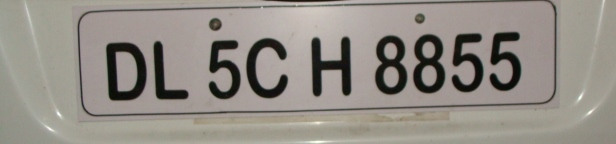
%> input picture Number_Plate_Extraction/Number_Plate_Extraction/3.jpeg, 616 x 144 px
$ octave --eval "numberPlateExtraction;"   (GNU Octave 9; MATLAB toolbox functions it lacks are replaced by stand-ins)
%> lines starting %> are read from the running program, lines starting %| are printed output that depends on the picture; in (x1, y1, x2, y2) boxes, pixels count from 0 and x2, y2 are one past the last pixel; in counts of white or black regions, pixels touching at a corner belong together; the program's own positions count from 1
### Number_Plate_Extraction/Number_Plate_Extraction/controlling.m
function r=controlling(NR)
%CONTROLLING determine the array of indices of Bounding boxes of interest.
%   R=CONTROLLING(NR) outputs the row vector R containing the indices of
%   the bounding boxes of interest from the matrix NR. NR is the matrix of
%   order numberofregionsx4. Numberofregions are the total number of
%   regions extracted from the function regionprops with the property
%   'BoundingBox'. To ensure the order cat(1,...) function could be used.
%   The code for this function emphasize on obtaining the indices of
%   Bounding boxes whose width along the y-dimension is nearly same. If
%   the approach of y-width doesn't work then Bounding Boxes with nearly
%   same y-coordinates are obtained.

[Q,W]=hist(NR(:,4)); % Histogram of the y-dimension widths of all boxes.
ind=find(Q==10); % Find indices from Q corresponding to frequency '6'.
% Since the number plates of cars in Karachi have six characters so
% find(Q==6) is used. If the code is to be implemented for some other plates
% the argument to the function 'find' has to be changed accordingly.
% Q is a row vector of frequency and W is the row vector of all the mid
% points of bins. Hist automatically selects the range of W from its input
% argument.
for k=1:length(NR)            % Taking the advantage of uniqueness of y-co
    C_5(k)=NR(k,2) * NR(k,4); % ordinate and y-width.
end
NR2=cat(2,NR,C_5');           % Appending new coloumn in NR.
[E,R]=hist(NR2(:,5),20);
Y=find(E==10);                 % Searching for six characters.
if length(ind)==1 % If six boxes of interest are succesfully found record
    MP=W(ind);    %  the midpoint of corresponding bin.
    binsize=W(2)-W(1); % Calculate the container size.
    container=[MP-(binsize/2) MP+(binsize/2)]; % Calculating the complete container size.
    disp('1');
    r=takeboxes(NR,container,2);
elseif length(Y)==1
    disp("22");
    MP=R(Y);
    binsize=R(2)-R(1);
    container=[MP-(binsize/2) MP+(binsize/2)]; % Calculating the complete container size.
    r=takeboxes(NR2,container,2.5); % Call to function takeboxes.
elseif isempty(ind) || length(ind)>1 % If there is no vlaue of '6' in the Q vector.
    [A,B]=hist(NR(:,2),20); % Use y-coordinate approach only.
    ind2=find(A==10);
    if length(ind2)==1
        MP=B(ind2);
        binsize=B(2)-B(1);
        container=[MP-(binsize/2) MP+(binsize/2)]; % Calculating the complete container size.
        disp('2');
        r=takeboxes(NR,container,1);

    else
        container=guessthesix(A,B,(B(2)-B(1))); % Call of function guessthesix.
        disp(A)
        disp(B);
        if ~isempty(container) % If guessthesix works succesfully.
            disp('33');
            r=takeboxes(NR,container,1); % Call the function takeboxes.
        elseif isempty(container)
            container2=guessthesix(E,R,(R(2)-R(1)));
            if ~isempty(container2)
                disp('3');
                r=takeboxes(NR2,container2,2.5);
            else
                r=[]; % Otherwise assign an empty matrix to 'r'.
            end
        end
    end
end
end

### Number_Plate_Extraction/Number_Plate_Extraction/numberPlateExtraction.m
function numberPlateExtraction
%NUMBERPLATEEXTRACTION extracts the characters from the input number plate image.

f=imread('3.jpeg'); % Reading the number plate image.
%> f is the input picture: size 144x616x3 uint8; mean R, G, B 146.4, 141, 133.6
f=imresize(f,[400 NaN]); % Resizing the image keeping aspect ratio same.
%> f: size 400x1712x3 uint8
g=rgb2gray(f); % Converting the RGB (color) image to gray (intensity).
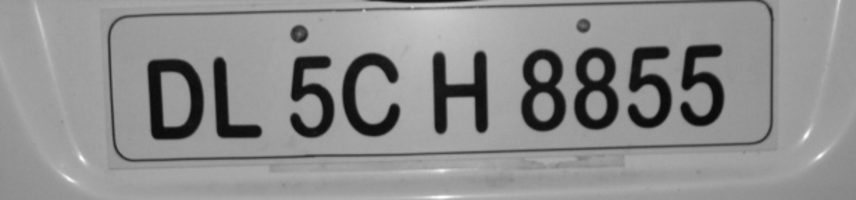
%> g: size 400x1712 uint8 (shown at 1/2 size); min 7, max 255, mean 141.8
g=medfilt2(g,[3 3]); % Median filtering to remove noise.
se=strel('disk',1); % Structural element (disk of radius 1) for morphological processing.
gi=imdilate(g,se); % Dilating the gray image with the structural element.
ge=imerode(g,se); % Eroding the gray image with structural element.
gdiff=imsubtract(gi,ge); % Morphological Gradient for edges enhancement.
gdiff=mat2gray(gdiff); % Converting the class to double.
%> gdiff: size 400x1712 double
gdiff=conv2(gdiff,[1 1;1 1]); % Convolution of the double image for brightening the edges.
%> gdiff: size 401x1713 double
gdiff=imadjust(gdiff,[0.5 0.7],[0 1],0.1); % Intensity scaling between the range 0 to 1.
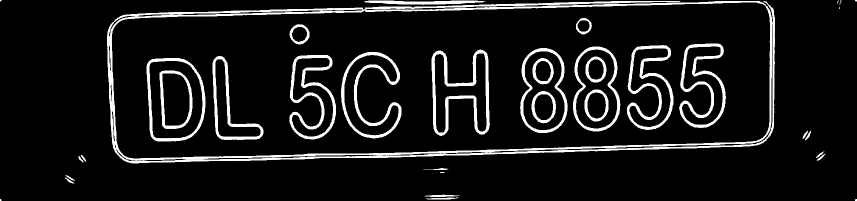
%> gdiff: size 401x1713 double (shown at 1/2 size); min 0, max 1, mean 0.0924
B=logical(gdiff); % Conversion of the class from double to binary.
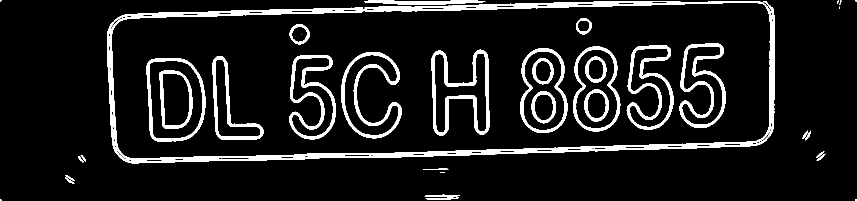
%> B: size 401x1713 logical (shown at 1/2 size); 9.5% white; 38 white regions (9 under 20 px), largest, box (x1, y1, x2, y2) and area: (214, 2, 1550, 327) 24398, (863, 99, 980, 272) 4747, (682, 104, 803, 277) 4197
% Eliminating the possible horizontal lines from the output image of regiongrow
% that could be edges of license plate.
er=imerode(B,strel('line',50,0));
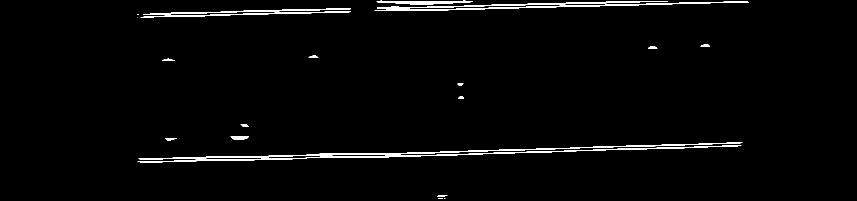
%> er: size 401x1713 logical (shown at 1/2 size); 1.9% white; 21 white regions (4 under 20 px), largest, box (x1, y1, x2, y2) and area: (277, 285, 1485, 320) 3112, (275, 291, 1483, 325) 3004, (749, 2, 1498, 22) 1972
out1=imsubtract(B,er);
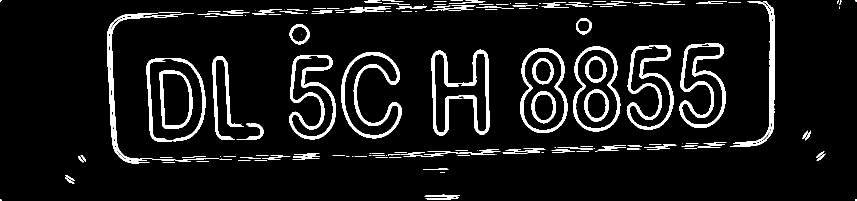
%> out1: size 401x1713 double (shown at 1/2 size); values 0 (black) and 1 (white), 7.5% white; 236 white regions (41 under 20 px), largest, box (x1, y1, x2, y2) and area: (863, 99, 980, 272) 4664, (682, 104, 803, 277) 4197, (1253, 90, 1347, 260) 4011
% Filling all the regions of the image.
F=imfill(out1,'holes');
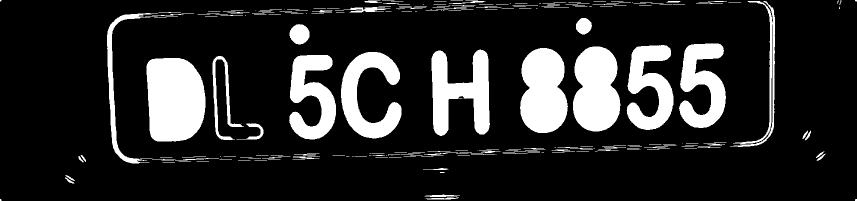
%> F: size 401x1713 double (shown at 1/2 size); values 0 (black) and 1 (white), 16.3% white; 230 white regions (40 under 20 px), largest, box (x1, y1, x2, y2) and area: (293, 116, 411, 283) 17007, (1040, 96, 1136, 266) 12895, (1146, 93, 1241, 263) 12845
% Thinning the image to ensure character isolation.
H=bwmorph(F,'thin',1);
%> H: size 401x1713 logical; 14.9% white; 230 white regions (41 under 20 px), largest, box (x1, y1, x2, y2) and area: (294, 117, 410, 282) 16543, (1041, 97, 1135, 265) 12478, (1147, 94, 1240, 262) 12428
H=imerode(H,strel('line',3,90));
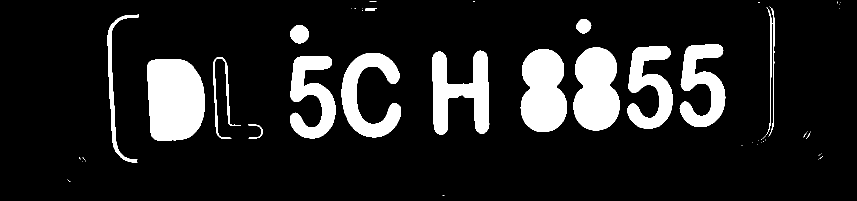
%> H: size 401x1713 logical (shown at 1/2 size); 13.4% white; 51 white regions (36 under 20 px), largest, box (x1, y1, x2, y2) and area: (294, 118, 410, 281) 16311, (1041, 98, 1134, 264) 12230, (1147, 95, 1240, 261) 12182
% Selecting all the regions that are of pixel area more than 100.
final=bwareaopen(H,100);
%> final: size 401x1713 logical; 13.4% white; 15 white regions
% final=bwlabel(final); % Uncomment to make compitable with the previous versions of MATLAB®
% Two properties 'BoundingBox' and binary 'Image' corresponding to these
% Bounding boxes are acquired.
Iprops=regionprops(final,'BoundingBox','Image');
%> Iprops = 15 regions; largest, box (x1, y1, x2, y2): (683, 106, 802, 275), (864, 101, 979, 270), (294, 118, 410, 281), (215, 29, 278, 325), (1041, 98, 1134, 264)
% Selecting all the bounding boxes in matrix of order numberofboxesX4;
NR=cat(1,Iprops.BoundingBox);
%> NR = 15 rows, first 8: [215.5 29.5 63 296; 294.5 118.5 116 163; 426.5 114.5 56 164; 496.5 249.5 30 28; 580.5 50.5 38 37; 580.5 112.5 91 165; 683.5 106.5 119 169; 730.5 16.5 23 6]
% Calling of controlling function.
r=controlling(NR); % Function 'controlling' outputs the array of indices of boxes required for extraction of characters.
%> in controlling, `[Q,W]=hist(NR(:,4));`: Q = [3 1 0 0 0 9 0 0 1 1]; W = [20.5 49.5 78.5 107.5 136.5 165.5 194.5 223.5 252.5 281.5]
%> in controlling, `ind=find(Q==10); % Find indices from Q corresponding to frequency '6'.`: ind = []
%> the loop in controlling, `for k=1:length(NR)` made 15 passes
%> after the loop in controlling, `for k=1:length(NR)`: C_5 = [8732 19315.5 18778 6986 1868.5 18562.5 17998.5 99 17153.5 16351 15853 1116.5 15355 14767.5 3755.5]
%> in controlling, `NR2=cat(2,NR,C_5');`: NR2 = 15 rows, first 8: [215.5 29.5 63 296 8732; 294.5 118.5 116 163 19315.5; 426.5 114.5 56 164 18778; 496.5 249.5 30 28 6986; 580.5 50.5 38 37 1868.5; 580.5 112.5 91 165 18562.5; 683.5 106.5 119 169 17998.5; 730.5 16.5 23 6 99]
%> in controlling, `[E,R]=hist(NR2(:,5),20);`: E = 20 values, max 3 at index 20, min 0 at index 3, mean 0.75; R = 20 values from 579.4 to 18835.1
%> in controlling, `Y=find(E==10);`: Y = []
%> in controlling, `[A,B]=hist(NR(:,2),20);`: A = 20 values, max 3 at index 7, min 0 at index 5, mean 0.75; B = 20 values from 20.38 to 243.6
%> in controlling, `ind2=find(A==10);`: ind2 = []
%> the run ends on the next line
if ~isempty(r) % If succesfully indices of desired boxes are achieved.
    I={Iprops.Image}; % Cell array of 'Image' (one of the properties of regionprops)
    noPlate=[]; % Initializing the variable of number plate string.
    for v=1:length(r)
        N=I{1,r(v)}; % Extracting the binary image corresponding to the indices in 'r'.
        letter=readLetter(N); % Reading the letter corresponding the binary image 'N'.
        while letter=='O' || letter=='0' % Since it wouldn't be easy to distinguish
            if v<=3                      % between '0' and 'O' during the extraction of character
                letter='O';              % in binary image. Using the characteristic of plates in Karachi
            else                         % that starting three characters are alphabets, this code will
                letter='0';              % easily decide whether it is '0' or 'O'. The condition for 'if'
            end                          % just need to be changed if the code is to be implemented with some other
            break;                       % cities plates. The condition should be changed accordingly.
        end
        noPlate=[noPlate letter]; % Appending every subsequent character in noPlate variable.
    end
    fid = fopen('noPlate.txt', 'wt'); % This portion of code writes the number plate
    fprintf(fid,'%s\n',noPlate);      % to the text file, if executed a notepad file with the
    fclose(fid);                      % name noPlate.txt will be open with the number plate written.
    winopen('noPlate.txt')

% [11 lines of commented-out code are left out]

else % If fail to extract the indexes in 'r' this line of error will be displayed.
    fprintf('Unable to extract the characters from the number plate.\n');
    fprintf('The characters on the number plate might not be clear or touching with each other or boundries.\n');
end
end
